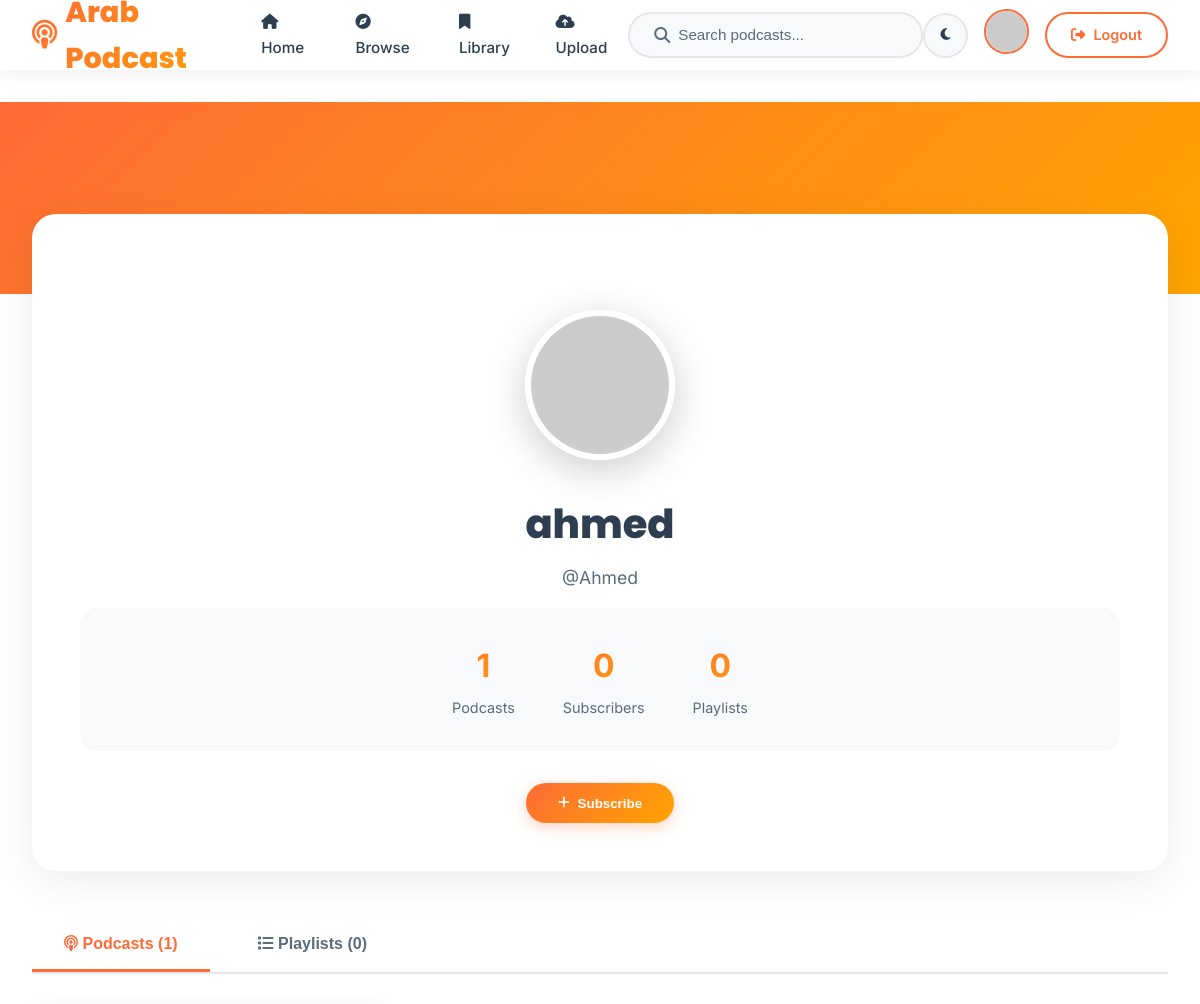
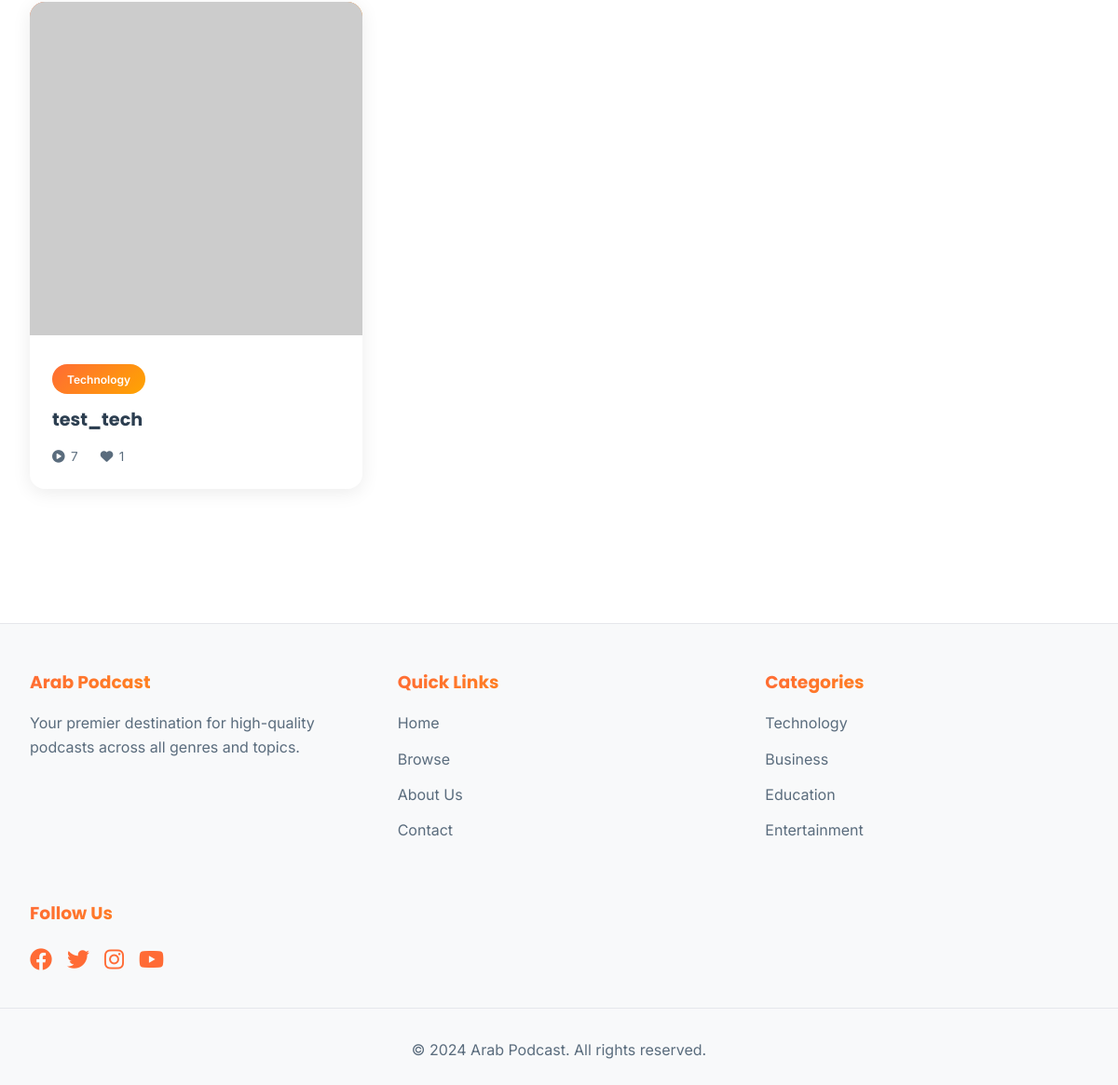
The app's page /profile/Ahmed (signed in) with its own data (2 pictures, top to bottom).
### tables this page shows
CREATE TABLE users (
            id INTEGER PRIMARY KEY AUTOINCREMENT,
            username TEXT UNIQUE NOT NULL,
            email TEXT UNIQUE NOT NULL,
            password TEXT NOT NULL,
            full_name TEXT,
            bio TEXT,
            profile_image TEXT DEFAULT 'default-avatar.png',
            is_admin BOOLEAN DEFAULT 0,
            is_creator BOOLEAN DEFAULT 0,
            created_at TIMESTAMP DEFAULT CURRENT_TIMESTAMP
        );

CREATE TABLE podcasts (
            id INTEGER PRIMARY KEY AUTOINCREMENT,
            title TEXT NOT NULL,
            description TEXT,
            audio_file TEXT NOT NULL,
            cover_image TEXT DEFAULT 'default-cover.jpg',
            duration INTEGER DEFAULT 0,
            category_id INTEGER,
            user_id INTEGER NOT NULL,
            plays INTEGER DEFAULT 0,
            likes INTEGER DEFAULT 0,
            created_at TIMESTAMP DEFAULT CURRENT_TIMESTAMP,
            FOREIGN KEY (category_id) REFERENCES categories (id),
            FOREIGN KEY (user_id) REFERENCES users (id)
        );

CREATE TABLE categories (
            id INTEGER PRIMARY KEY AUTOINCREMENT,
            name TEXT UNIQUE NOT NULL,
            description TEXT,
            icon TEXT,
            created_at TIMESTAMP DEFAULT CURRENT_TIMESTAMP
        );

### app.py (the view)
@app.route('/profile/<username>')
def profile(username):
    conn = get_db()
    user_profile = conn.execute('SELECT * FROM users WHERE username = ?', (username,)).fetchone()
    if not user_profile:
        flash('User not found', 'error')
        conn.close()
        return redirect(url_for('index'))
    podcasts = conn.execute('''
        SELECT p.*, c.name as category_name,
               (SELECT COUNT(*) FROM favorites WHERE podcast_id = p.id) as favorites_count
        FROM podcasts p
        LEFT JOIN categories c ON p.category_id = c.id
        WHERE p.user_id = ?
        ORDER BY p.created_at DESC
    ''', (user_profile['id'],)).fetchall()
    playlists = conn.execute('''
        SELECT pl.*, COUNT(pi.id) as podcast_count
        FROM playlists pl
        LEFT JOIN playlist_items pi ON pl.id = pi.playlist_id
        WHERE pl.user_id = ? AND (pl.is_public = 1 OR ? = ?)
        GROUP BY pl.id
        ORDER BY pl.created_at DESC
    ''', (user_profile['id'], session.get('user_id'), user_profile['id'])).fetchall()
    is_subscribed = False
    if 'user_id' in session and session['user_id'] != user_profile['id']:
        sub = conn.execute('''
            SELECT id FROM subscriptions WHERE subscriber_id = ? AND creator_id = ?
        ''', (session['user_id'], user_profile['id'])).fetchone()
        is_subscribed = sub is not None
    subscriber_count = conn.execute('''
        SELECT COUNT(*) as count FROM subscriptions WHERE creator_id = ?
    ''', (user_profile['id'],)).fetchone()['count']
    conn.close()
    return render_template('profile.html',
                           user_profile=user_profile,
                           podcasts=podcasts,
                           playlists=playlists,
                           is_subscribed=is_subscribed,
                           subscriber_count=subscriber_count,
                           user=get_current_user())

### app.py (called while the page is built)
def get_current_user():
    if 'user_id' in session:
        conn = get_db()
        user = conn.execute('SELECT * FROM users WHERE id = ?', (session['user_id'],)).fetchone()
        conn.close()
        return user
    return None

### database.py (called while the page is built)
def get_db():
    conn = sqlite3.connect(DATABASE_NAME)
    conn.row_factory = sqlite3.Row
    return conn

### templates/profile.html (shortened to what this page needs)
{% extends "base.html" %}
{% block content %}
<div class="profile-banner"></div>
<div class="container">
    <div class="profile-header">
        <div class="profile-info">
            <img src="{{ url_for('static', filename='images/' + user_profile.profile_image) }}"
                 alt="{{ user_profile.username }}" class="profile-avatar-large"
                 onerror="this.src='https://ui-avatars.com/api/?name={{ user_profile.username }}&size=150&background=FF6B35&color=fff'">
            <h1 class="profile-name">{{ user_profile.full_name or user_profile.username }}</h1>
            <p class="profile-username">@{{ user_profile.username }}</p>
            <div class="profile-stats">
                <div class="stat-box">
                    <div class="stat-value">{{ podcasts|length }}</div>
                    <div class="stat-label">Podcasts</div>
                </div>
                <div class="stat-box">
                    <div class="stat-value">{{ subscriber_count }}</div>
                    <div class="stat-label">Subscribers</div>
                </div>
                <div class="stat-box">
                    <div class="stat-value">{{ playlists|length }}</div>
                    <div class="stat-label">Playlists</div>
                </div>
            </div>
            {% if user and user.id != user_profile.id %}
            <div class="profile-actions">
                <button class="btn-subscribe {% if is_subscribed %}subscribed{% else %}not-subscribed{% endif %}"
                        onclick="toggleSubscribe({{ user_profile.id }})">
                    <i class="fas {% if is_subscribed %}fa-check{% else %}fa-plus{% endif %}"></i>
                    <span id="subscribe-text">{% if is_subscribed %}Subscribed{% else %}Subscribe{% endif %}</span>
                </button>
            </div>
            {% endif %}
        </div>
    </div>
    <div class="profile-tabs">
        <button class="tab-btn active" onclick="switchTab('podcasts')">
            <i class="fas fa-podcast"></i> Podcasts ({{ podcasts|length }})
        </button>
        <button class="tab-btn" onclick="switchTab('playlists')">
            <i class="fas fa-list"></i> Playlists ({{ playlists|length }})
        </button>
    </div>
    <div class="tab-content active" id="podcasts-content">
        {% if podcasts %}
        <div class="podcast-grid">
            {% for podcast in podcasts %}
            <a href="{{ url_for('podcast_detail', podcast_id=podcast.id) }}" class="podcast-card">
                <img src="{{ url_for('static', filename='covers/' + podcast.cover_image) }}"
                     alt="{{ podcast.title }}" class="podcast-cover"
                     onerror="this.src='https://via.placeholder.com/400x400/FF6B35/ffffff?text={{ podcast.title[0] }}'">
                <div class="podcast-info">
                    {% if podcast.category_name %}
                    <span class="podcast-category">{{ podcast.category_name }}</span>
                    {% endif %}
                    <h3 class="podcast-title">{{ podcast.title }}</h3>
                    <div class="podcast-stats">
                        <span><i class="fas fa-play-circle"></i> {{ podcast.plays }}</span>
                        <span><i class="fas fa-heart"></i> {{ podcast.favorites_count }}</span>
                    </div>
                </div>
            </a>
            {% endfor %}
        </div>
        {% else %}
        <div class="empty-state">
            <i class="fas fa-podcast"></i>
            <h3>No Podcasts Yet</h3>
            <p>This user hasn't uploaded any podcasts</p>
        </div>
        {% endif %}
    </div>
</div>
{% endblock %}

### templates/base.html (style rules this page uses)
* { margin: 0; padding: 0; box-sizing: border-box; }
:root { --primary-light: #FF6B35; --primary-dark: #FF8C42; --secondary-light: #FFB800; --accent-light: #FFA500; --bg-light: #FFFFFF; --bg-secondary-light: #F8F9FA; --text-light: #2C3E50; --text-secondary-light: #5A6C7D; --border-light: #E5E7EB; --shadow-light: rgba(0, 0, 0, 0.08); --primary-dark-theme: #1A1A1A; --secondary-dark-theme: #2D2D2D; --accent-gold: #FFD700; --accent-gold-light: #FFC107; --text-dark: #FFFFFF; --text-secondary-dark: #B8B8B8; --border-dark: #404040; --shadow-dark: rgba(255, 215, 0, 0.1); }
body { font-family: 'Inter', sans-serif; background: var(--bg-light); color: var(--text-light); line-height: 1.6; transition: all 0.3s ease; }
h1, h2, h3, h4, h5, h6 { font-family: 'Poppins', sans-serif; font-weight: 700; }
.container { max-width: 1400px; margin: 0 auto; padding: 0 2rem; }

### templates/profile.html (style rules this page uses)
.profile-banner { background: linear-gradient(135deg, var(--primary-light), var(--accent-light)); padding: 4rem 0 8rem; margin-bottom: -4rem; position: relative; }
.profile-header { position: relative; z-index: 1; }
.profile-avatar-large { width: 150px; height: 150px; border-radius: 50%; object-fit: cover; border: 6px solid white; box-shadow: 0 10px 40px rgba(0, 0, 0, 0.2); margin-bottom: 1.5rem; }
.profile-info { background: var(--bg-light); padding: 6rem 3rem 3rem; border-radius: 24px; box-shadow: 0 10px 40px var(--shadow-light); margin-top: -5rem; text-align: center; }
.profile-name { font-size: 2.5rem; font-weight: 800; margin-bottom: 0.5rem; }
.profile-username { color: var(--text-secondary-light); font-size: 1.1rem; margin-bottom: 1rem; }
.profile-stats { display: flex; justify-content: center; gap: 3rem; margin-bottom: 2rem; padding: 2rem; background: var(--bg-secondary-light); border-radius: 16px; }
.stat-box { text-align: center; }
.stat-value { font-size: 2rem; font-weight: 700; background: linear-gradient(135deg, var(--primary-light), var(--accent-light)); -webkit-background-clip: text; -webkit-text-fill-color: transparent; background-clip: text; }
.stat-label { color: var(--text-secondary-light); font-size: 0.9rem; margin-top: 0.3rem; }
.profile-actions { display: flex; gap: 1rem; justify-content: center; }
.btn-subscribe { padding: 0.8rem 2rem; border-radius: 50px; border: none; font-weight: 600; cursor: pointer; transition: all 0.3s ease; display: flex; align-items: center; gap: 0.5rem; }
.btn-subscribe.not-subscribed { background: linear-gradient(135deg, var(--primary-light), var(--accent-light)); color: white; box-shadow: 0 4px 15px rgba(255, 107, 53, 0.3); }
.profile-tabs { display: flex; gap: 1rem; margin: 3rem 0 2rem; border-bottom: 2px solid var(--border-light); overflow-x: auto; }
.tab-btn { padding: 1rem 2rem; background: none; border: none; font-size: 1rem; font-weight: 600; color: var(--text-secondary-light); cursor: pointer; transition: all 0.3s ease; border-bottom: 3px solid transparent; white-space: nowrap; }
.tab-btn.active { color: var(--primary-light); border-bottom-color: var(--primary-light); }
.tab-content { display: none; }
.tab-content.active { display: block; }
.podcast-grid { display: grid; grid-template-columns: repeat(auto-fill, minmax(280px, 1fr)); gap: 2rem; margin-bottom: 3rem; }
.podcast-card { background: var(--bg-light); border-radius: 16px; overflow: hidden; box-shadow: 0 4px 20px var(--shadow-light); transition: all 0.3s ease; cursor: pointer; text-decoration: none; color: inherit; display: block; }
.podcast-cover { width: 100%; aspect-ratio: 1; object-fit: cover; background: linear-gradient(135deg, var(--primary-light), var(--accent-light)); }
.podcast-info { padding: 1.5rem; }
.podcast-category { display: inline-block; padding: 0.4rem 1rem; background: linear-gradient(135deg, var(--primary-light), var(--accent-light)); color: white; border-radius: 20px; font-size: 0.75rem; font-weight: 600; margin-bottom: 0.8rem; }
.podcast-title { font-size: 1.2rem; font-weight: 700; margin-bottom: 0.8rem; display: -webkit-box; -webkit-line-clamp: 2; -webkit-box-orient: vertical; overflow: hidden; }
.podcast-stats { display: flex; gap: 1.5rem; font-size: 0.85rem; color: var(--text-secondary-light); }
.podcast-stats span { display: flex; align-items: center; gap: 0.4rem; }

### records on screen
users: full_name "ahmed", username "Ahmed"
podcasts: category_name "Technology", title "test_tech", plays "7", favorites_count "1"

### other values on screen
{{ podcasts|length }} "1"
{{ subscriber_count }} "0"
{{ playlists|length }} "0"
